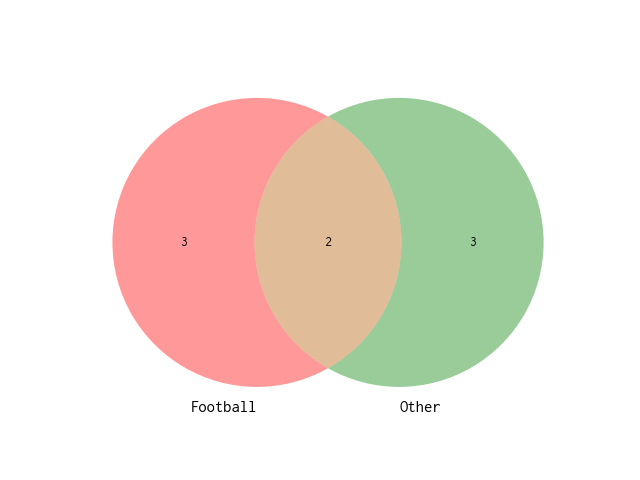

Generate this figure with Python:
from matplotlib_venn import venn2
import matplotlib.pyplot as plt
from sympy import FiniteSet
import csv

def read_csv(filename):
    football = []
    other = []
    with open(filename) as f:
        reader = csv.reader(f)
        # 1行目はヘッダなので、飛ばす
        next(reader)
        for row in reader:
            if int(row[1]) == 1:
                football.append(int(row[0]))
            if int(row[2]) == 1:
                other.append(int(row[0]))
    return football, other

def draw_venn(sets):
    venn2(subsets=sets, set_labels=('Football', 'Other'))
    plt.savefig('01.png')

if __name__ == '__main__':
    # s1 = FiniteSet(1, 3, 5, 7, 9, 11, 13, 15, 17, 19)
    # s2 = FiniteSet(2, 3, 5, 7, 11, 13, 17, 19)
    # draw_venn([s1, s2])
    football, other = read_csv('../file/sports.csv')
    footballSet = FiniteSet(*football)
    otherSet = FiniteSet(*other)
    draw_venn([footballSet, otherSet])
